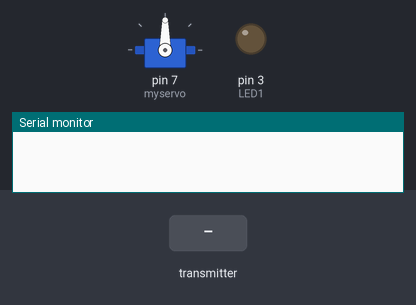
This sketch was run on a simulated Arduino Uno, built with avr-gcc and run on an emulated ATmega328P. Shown: servo, output pins drawn as LEDs (lit = HIGH), the last lines printed to the serial monitor. Inputs (shaded band) come from the test bench. No radio packets arrive unless stated.

Above: at 0.05 s.
At 2.0 s:
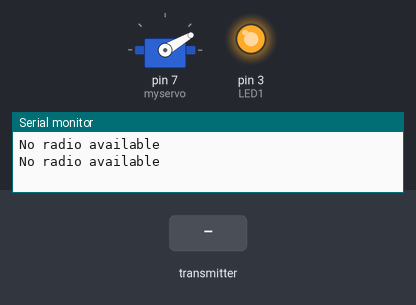
2.1 s: the transmitter starts sending msg.0 = 0
Timing chart, 0 to 5.1 s (numbered marks = the images above; inputs shaded):
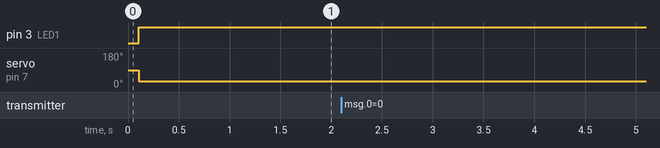

The sketch:

ReceiverNRF.ino
```cpp
#include <SPI.h>
#include <Servo.h>
#include "nRF24L01.h"
#include "RF24.h"
Servo myservo;
int pos = 30;

int msg[1];
RF24 radio(9, 10);
const uint64_t pipe = 0xE8E8F0F0E1LL;

int LED1 = 3;

void setup(void) {
  Serial.begin(9600);
  myservo.attach(7);
  radio.begin();
  radio.openReadingPipe(1, pipe);
  radio.startListening();
  pinMode(LED1, OUTPUT);
}

void loop(void) {
  delay(100);
  if (radio.available()) {
    bool done = false;
    while (!done) {
      done = radio.read(msg, 1);
      Serial.println(msg[0]);
      //Message Received from Bluetooth
      if (msg[0] == 111) {
        //Turn on Servo & LED
        digitalWrite(LED1, LOW);
        turnServoTriggerOn();
        delay(1000);
      }
      else {
        turnServoTriggerOff();
        digitalWrite(LED1, HIGH);
        delay(10);
      }
      delay(10);
    }
  }
  else {
    Serial.println("No radio available");
    digitalWrite(LED1,HIGH);
    turnServoTriggerOff();
    delay(1000);
  }
}


void turnServoTriggerOn()
{
  for(pos; pos<=140; pos+=1)
  {
    myservo.write(pos);
    delay(5);
  }
}

void turnServoTriggerOff()
{

  for(pos; pos>=30; pos-=1)
  {
    myservo.write(pos);
    delay(5);
  }
}
```
